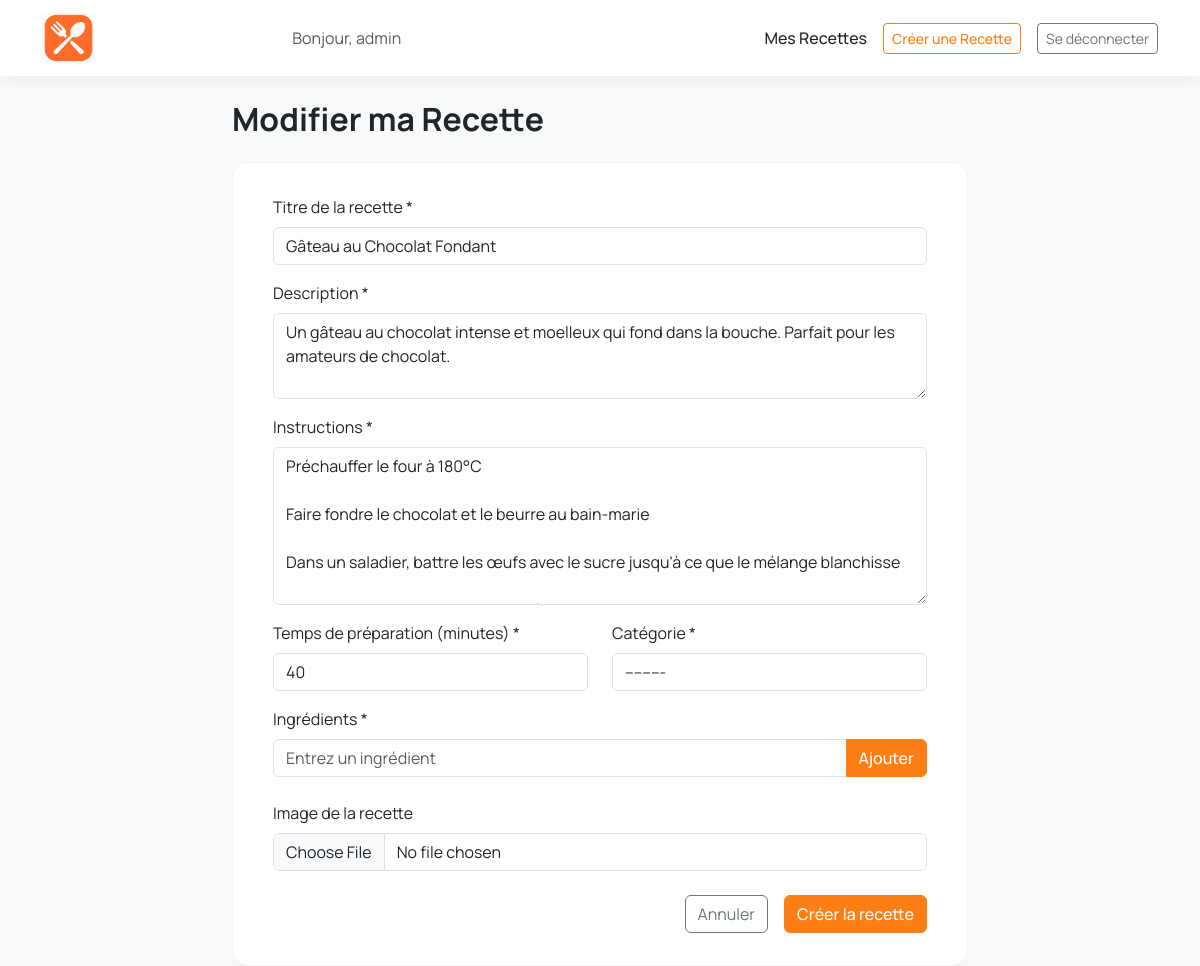
/recipe/1/edit/ (signed in), run on an earlier commit of the app's database.
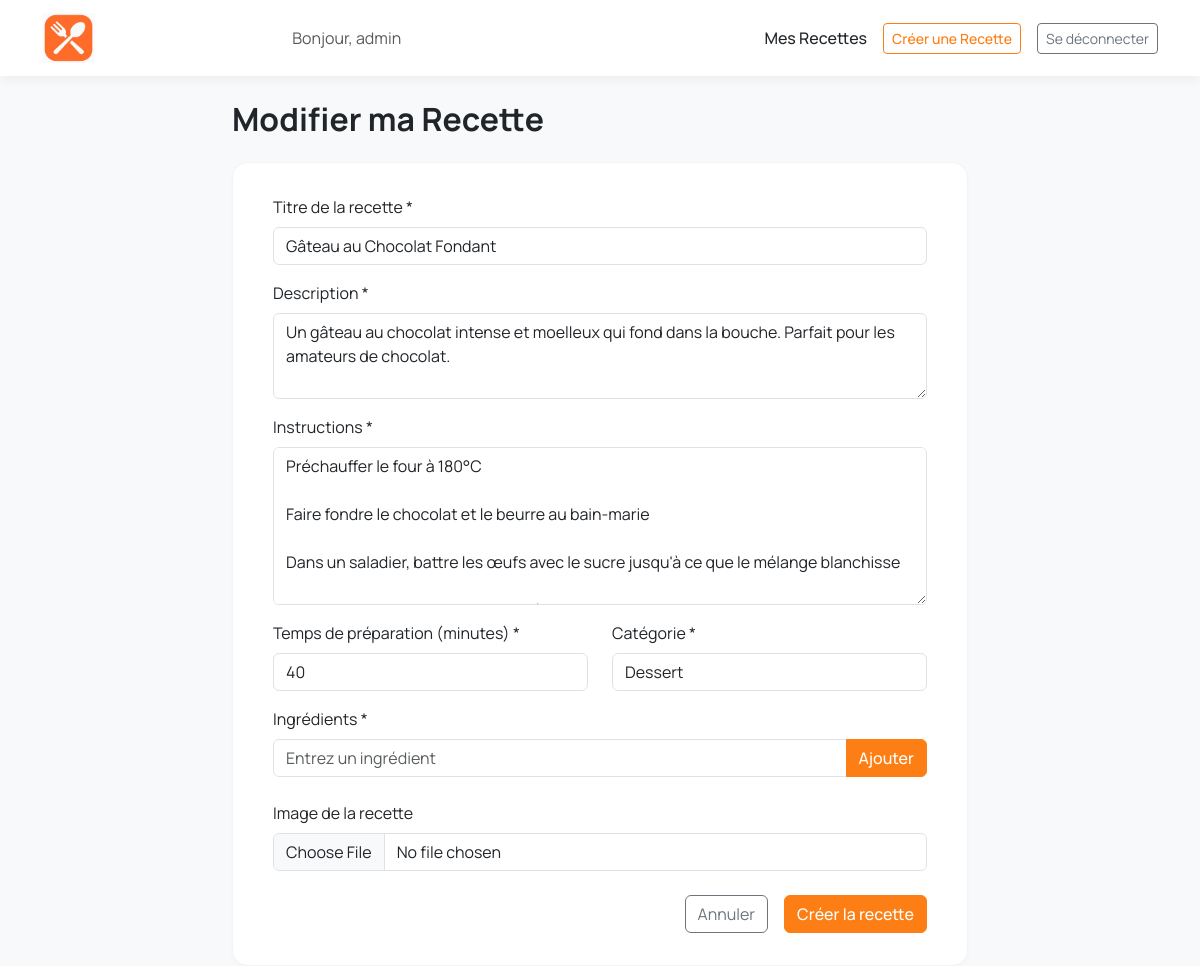
And on a later commit of the database.
### recettes/models.py (models this page shows, shortened)
class Recipe(models.Model):
    title = models.CharField(max_length=200)
    description = models.TextField()
    instructions = models.TextField(default='', blank=True)
    preparation_time = models.PositiveIntegerField(default=0)
    category = models.ForeignKey(Category, on_delete=models.CASCADE)
    ingredients = models.ManyToManyField(Ingredient)  # SIMPLE SANS through
    author = models.ForeignKey(User, on_delete=models.CASCADE)
    rating = models.FloatField(default=0)
    created_at = models.DateTimeField(auto_now_add=True)
    image = models.ImageField(upload_to='recipes/', blank=True, null=True)
    favorited_by = models.ManyToManyField(User,related_name='favorite_recipes',blank=True)

### recettes/views.py (the view)
# urls.py: path('recipe/<int:recipe_id>/edit/', views.edit_recipe, name='edit_recipe'),
@login_required
def edit_recipe(request, recipe_id):
    recipe = get_object_or_404(Recipe, id=recipe_id)
    if recipe.author != request.user:
        messages.error(request, "Vous n'êtes pas autorisé à modifier cette recette.")
        return redirect('home')
    if request.method == 'POST':
        form = RecipeForm(request.POST, request.FILES, instance=recipe)
        if form.is_valid():
            recipe = form.save(commit=False)
            recipe.author = request.user  # Ré-assigne l'auteur (juste au cas où)
            recipe.save()
            recipe.ingredients.clear()
            ingredients_json = form.cleaned_data.get('ingredients_list')
            if ingredients_json:
                ingredients = json.loads(ingredients_json)
                for name in ingredients:
                    ing, created = Ingredient.objects.get_or_create(name=name.strip().capitalize())
                    recipe.ingredients.add(ing)
            messages.success(request, 'Recette modifiée avec succès !')
            return redirect('recipe_detail', recipe_id=recipe.id)
    else:
        current_ingredients = list(recipe.ingredients.all().values_list('name', flat=True))
        ingredients_json = json.dumps(current_ingredients)
        form = RecipeForm(instance=recipe, initial={'ingredients_list': ingredients_json})
    context = {
        'form': form,
        'title': 'Modifier ma Recette'
    }
    return render(request, 'add_recipes.html', context)

### recettes/forms.py
class RecipeForm(forms.ModelForm):
    ingredients_list = forms.CharField(
        label='Ingrédients',
        required=False,
        widget=forms.HiddenInput()
    )
    instructions = forms.CharField(
        widget=forms.Textarea(attrs={'rows': 6, 'class': 'form-control'}),
        required=True,
        label="Instructions"
    )
    class Meta:
        model = Recipe
        fields = [
            'title',
            'description',
            'instructions',
            'preparation_time',
            'category',
            'image',
            'ingredients_list'
        ]
        widgets = {
            'title': forms.TextInput(attrs={'class': 'form-control'}),
            'description': forms.Textarea(attrs={'rows': 3, 'class': 'form-control'}),
            'preparation_time': forms.NumberInput(attrs={'class': 'form-control', 'min': '1'}),
            'category': forms.Select(attrs={'class': 'form-control'}),
            'image': forms.FileInput(attrs={'class': 'form-control'}),
        }
        labels = {
            'preparation_time': 'Temps de préparation (minutes)',
            'image': 'Image de la recette (optionnel)',
        }

### templates/add_recipes.html (shortened to what this page needs)
{% extends 'base.html' %}
{% load static %}
{% block content %}
<div class="row justify-content-center">
    <div class="col-lg-8"> <h2 class="mb-4" style="font-weight: 700;">{{ title }}</h2>
        <div class="form-card">
            <form method="POST" enctype="multipart/form-data">
                <div class="mb-3">
                    <label for="{{ form.title.id_for_label }}" class="form-label">Titre de la recette *</label>
                    {{ form.title }}
                </div>
                <div class="mb-3">
                    <label for="{{ form.description.id_for_label }}" class="form-label">Description *</label>
                    {{ form.description }}
                </div>
                <div class="mb-3">
                    <label for="{{ form.instructions.id_for_label }}" class="form-label">Instructions *</label>
                    {{ form.instructions }}
                </div>
                <div class="row">
                    <div class="col-md-6 mb-3">
                        <label for="{{ form.preparation_time.id_for_label }}" class="form-label">Temps de préparation (minutes) *</label>
                        {{ form.preparation_time }}
                    </div>
                    <div class="col-md-6 mb-3">
                        <label for="{{ form.category.id_for_label }}" class="form-label">Catégorie *</label>
                        {{ form.category }}
                    </div>
                </div>
                <div class="mb-3">
                    <label class="form-label">Ingrédients *</label>
                    <div class="input-group mb-2">
                        <input type="text" id="ingredientInput" class="form-control" placeholder="Entrez un ingrédient">
                        <button type="button" id="addIngredientBtn" class="btn btn-orange">Ajouter</button>
                    </div>
                </div>
                <div class="mb-4">
                    <label for="{{ form.image.id_for_label }}" class="form-label">Image de la recette</label>
                    {{ form.image }}
                </div>
                <div class="d-grid gap-2 d-md-flex justify-content-md-end">
                    <a href="{% url 'home' %}" class="btn btn-outline-secondary me-md-2">Annuler</a>
                    <button type="submit" class="btn btn-orange">Créer la recette</button>
                </div>
            </form>
        </div>
    </div>
</div>
{% endblock %}

What changed in the data, as far as the page shows it:
changed Recipe "Gâteau au Chocolat Fondant": category "---------" → "Dessert"
